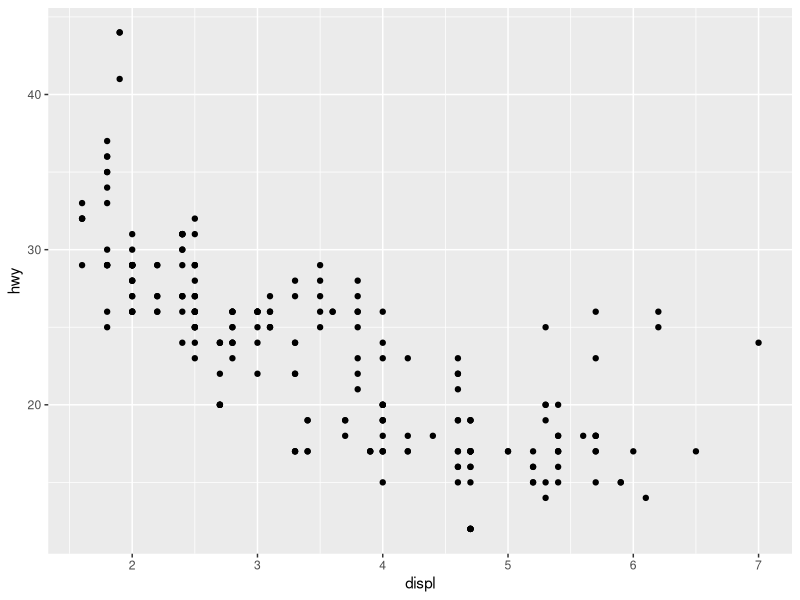
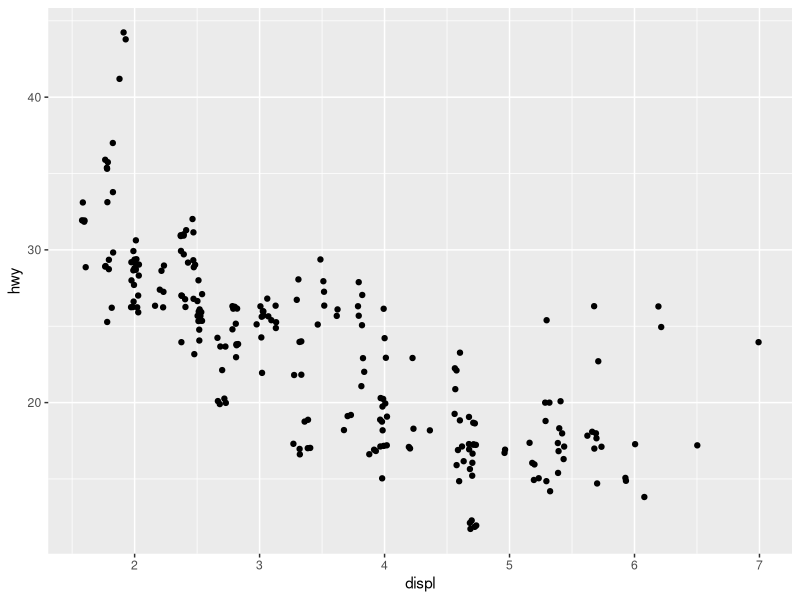
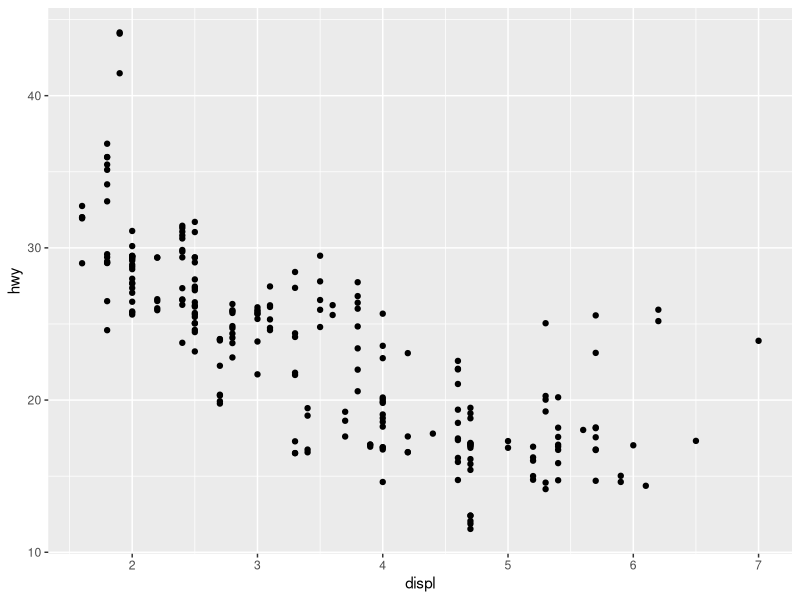
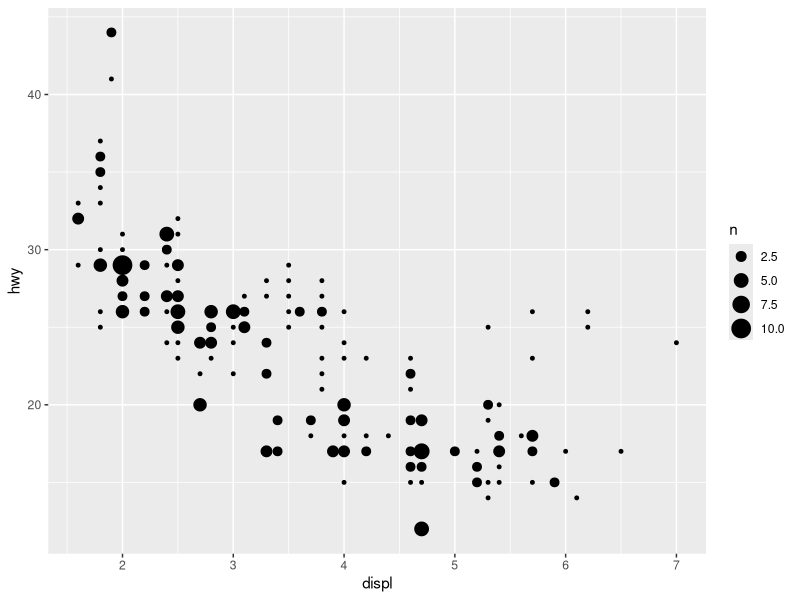
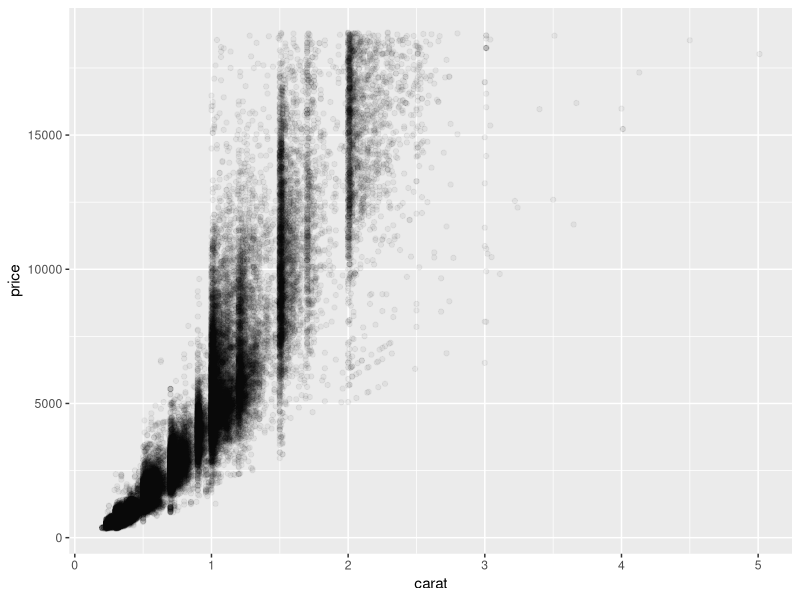
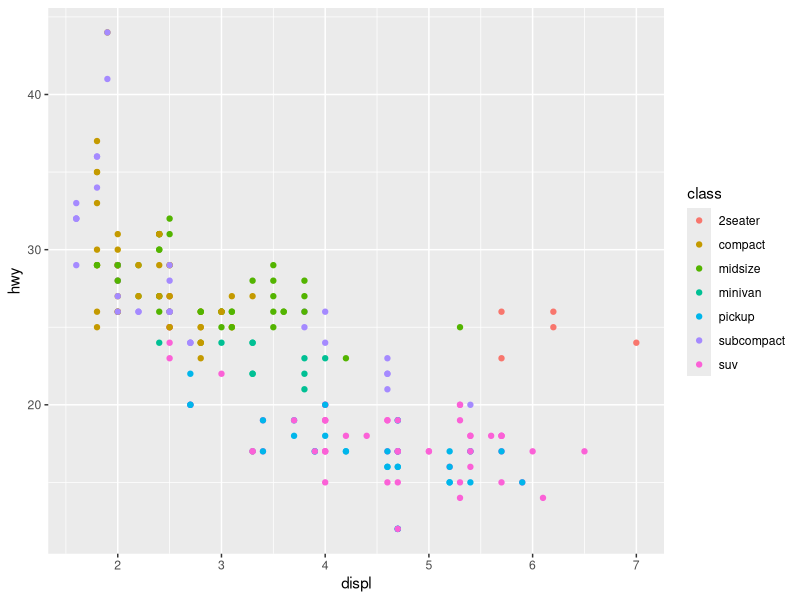
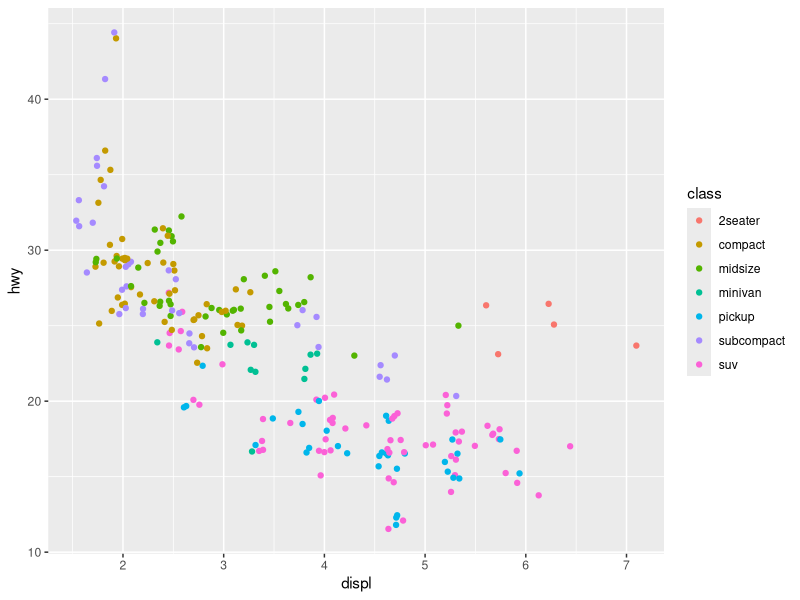
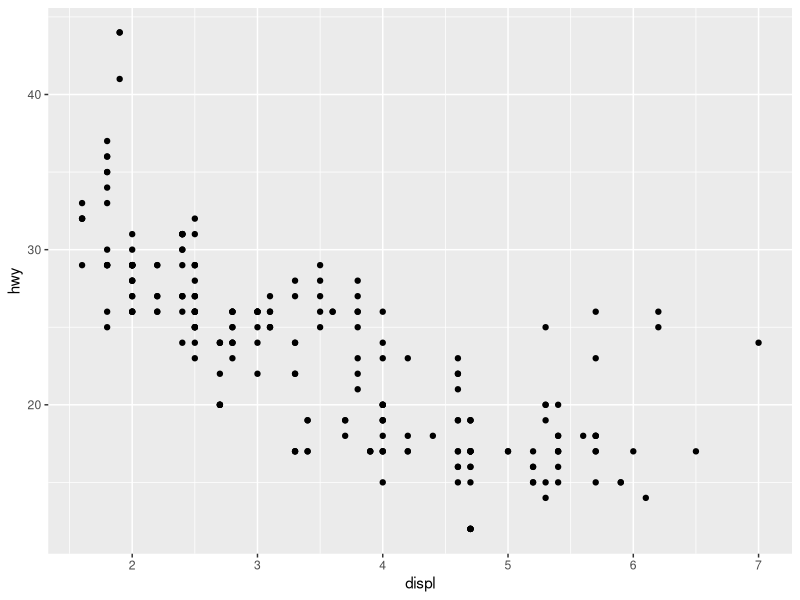

These charts were generated, in order, by the following R code:
## ---- chunk 1
# knitr options
knitr::opts_chunk$set(echo = TRUE)
## ---- chunk 2
library(tidyverse)
# solution-begin
library(ggrepel)
# solution-end
## ---- chunk 3
## NOTE: No need to modify! Just example code
mpg %>% 
  ggplot(mapping = aes(x = displ, y = hwy)) +
  geom_point()
## ---- chunk 4
## NOTE: No need to modify! Just example code
mpg %>% 
  ggplot(mapping = aes(x = displ, y = hwy)) +
  geom_jitter()
## ---- chunk 5
## TASK: Adjust the jittering to be 0 in the horizontal direction
mpg %>% 
  ggplot(mapping = aes(x = displ, y = hwy)) +
  geom_jitter(
# task-begin
    # width = 0.2,
    # height = 0.2,
# task-end
# solution-begin
    width = 0,
    height = 0.5
# solution-end
  )
## ---- chunk 6
## NOTE: No need to modify! Just example code
mpg %>% 
  ggplot(mapping = aes(x = displ, y = hwy)) +
  geom_count()
## ---- chunk 7
## NOTE: No need to modify! Just example code
diamonds %>% 
  ggplot(aes(x = carat, y = price)) +
  geom_point(alpha = 1/20)
## ---- chunk 8
mpg %>% 
  ggplot(aes(x = displ, y = hwy, color = class)) +
  geom_point()
## ---- chunk 9
## TASK: Color each point by vehicle `class`
mpg %>% 
  ggplot(mapping = aes(
    x = displ,
    y = hwy,
# solution-begin
    color = class
# solution-end
  )) +
  geom_jitter(width = 0.1, height = 0.5)
## ---- chunk 10
## NOTE: No need to modify! Just example code
ggplot(
  data = mpg,
  mapping = aes(x = displ, y = hwy)
) +
  geom_point()
## ---- chunk 11
## NOTE: No need to modify! Just example code
ggplot(
  mpg,
  aes(x = displ, y = hwy)
) +
  geom_point()
## ---- chunk 12
## NOTE: No need to modify! Just example code
ggplot(mpg, aes(displ, hwy)) +
  geom_point()
## ---- chunk 13
## NOTE: No need to modify! Just example code
ggplot(mpg, aes(x = displ)) +
  geom_point(aes(y = hwy, color = "hwy")) +
  geom_point(aes(y = cty, color = "cty"))
## ---- chunk 14
## TODO: Use df_annotate below to add text labels to the scatterplot
df_annotate <-
  mpg %>%
  group_by(class) %>%
  summarize(
    displ = mean(displ),
    hwy = mean(hwy)
  )

# task-begin
mpg %>%
  ggplot(aes(displ, hwy)) +
  geom_point(aes(color = class))
# task-end
# solution-begin
mpg %>%
  ggplot(aes(displ, hwy)) +
  geom_point(aes(color = class)) +
  geom_label_repel(
    data = df_annotate,
    aes(label = class, fill = class)
  )
# solution-end
## ---- chunk 15
## NOTE: No need to modify! Just analyze the scatterplot
mpg %>%
  pivot_longer(names_to = "source", values_to = "mpg", c(hwy, cty)) %>%
  ggplot(aes(displ, mpg, color = source)) +
  geom_point() +
  scale_color_discrete(name = "Mileage Type") +
  labs(
    x = "Engine displacement (liters)",
    y = "Mileage (mpg)"
  )
## ---- chunk 16
economics %>%
  filter(date > lubridate::ymd("2010-01-01")) %>%
  ggplot(aes(date, pop)) +
  geom_col()
## ---- chunk 17
economics %>%
  filter(date > lubridate::ymd("2010-01-01")) %>%
  ggplot(aes(date, pop)) +
  geom_point()
## ---- chunk 18
economics %>%
  mutate(pop_delta = pop - lag(pop)) %>%
  filter(date > lubridate::ymd("2005-01-01")) %>%
  ggplot(aes(date, pop_delta)) +
  geom_col()
## ---- chunk 19
economics %>%
  mutate(pop_delta = pop - lag(pop)) %>%
  filter(date > lubridate::ymd("2005-01-01")) %>%
  ggplot(aes(date, pop_delta)) +
  geom_point()
